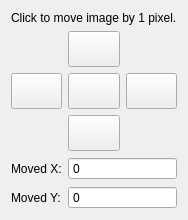
<?xml version="1.0" encoding="UTF-8"?>
<ui version="4.0">
 <class>Dialog</class>
 <widget class="QDialog" name="Dialog">
  <property name="geometry">
   <rect>
    <x>0</x>
    <y>0</y>
    <width>170</width>
    <height>220</height>
   </rect>
  </property>
  <property name="windowTitle">
   <string>Move image</string>
  </property>
  <layout class="QGridLayout" name="gridLayout">
   <item row="1" column="1">
    <widget class="IconToolButton" name="tb_up">
     <property name="sizePolicy">
      <sizepolicy hsizetype="MinimumExpanding" vsizetype="MinimumExpanding">
       <horstretch>0</horstretch>
       <verstretch>0</verstretch>
      </sizepolicy>
     </property>
     <property name="toolTip">
      <string>Up</string>
     </property>
     <property name="text">
      <string/>
     </property>
     <property name="autoRepeat">
      <bool>true</bool>
     </property>
    </widget>
   </item>
   <item row="2" column="0">
    <widget class="IconToolButton" name="tb_left">
     <property name="sizePolicy">
      <sizepolicy hsizetype="MinimumExpanding" vsizetype="MinimumExpanding">
       <horstretch>0</horstretch>
       <verstretch>0</verstretch>
      </sizepolicy>
     </property>
     <property name="toolTip">
      <string>Left</string>
     </property>
     <property name="text">
      <string/>
     </property>
     <property name="autoRepeat">
      <bool>true</bool>
     </property>
    </widget>
   </item>
   <item row="3" column="1">
    <widget class="IconToolButton" name="tb_down">
     <property name="sizePolicy">
      <sizepolicy hsizetype="MinimumExpanding" vsizetype="MinimumExpanding">
       <horstretch>0</horstretch>
       <verstretch>0</verstretch>
      </sizepolicy>
     </property>
     <property name="toolTip">
      <string>Down</string>
     </property>
     <property name="text">
      <string/>
     </property>
     <property name="autoRepeat">
      <bool>true</bool>
     </property>
    </widget>
   </item>
   <item row="2" column="1">
    <widget class="IconToolButton" name="tb_reset">
     <property name="sizePolicy">
      <sizepolicy hsizetype="MinimumExpanding" vsizetype="MinimumExpanding">
       <horstretch>0</horstretch>
       <verstretch>0</verstretch>
      </sizepolicy>
     </property>
     <property name="toolTip">
      <string>Reset</string>
     </property>
     <property name="text">
      <string/>
     </property>
     <property name="autoRepeat">
      <bool>true</bool>
     </property>
    </widget>
   </item>
   <item row="2" column="2">
    <widget class="IconToolButton" name="tb_right">
     <property name="sizePolicy">
      <sizepolicy hsizetype="MinimumExpanding" vsizetype="MinimumExpanding">
       <horstretch>0</horstretch>
       <verstretch>0</verstretch>
      </sizepolicy>
     </property>
     <property name="toolTip">
      <string>Right</string>
     </property>
     <property name="text">
      <string/>
     </property>
     <property name="autoRepeat">
      <bool>true</bool>
     </property>
    </widget>
   </item>
   <item row="0" column="0" colspan="3">
    <widget class="QLabel" name="label">
     <property name="text">
      <string>Click to move image by 1 pixel.</string>
     </property>
    </widget>
   </item>
   <item row="4" column="0">
    <widget class="QLabel" name="label_2">
     <property name="text">
      <string>Moved X:</string>
     </property>
    </widget>
   </item>
   <item row="5" column="0">
    <widget class="QLabel" name="label_4">
     <property name="text">
      <string>Moved Y:</string>
     </property>
    </widget>
   </item>
   <item row="4" column="1" colspan="2">
    <widget class="QSpinBox" name="sb_x">
     <property name="readOnly">
      <bool>true</bool>
     </property>
     <property name="buttonSymbols">
      <enum>QAbstractSpinBox::NoButtons</enum>
     </property>
     <property name="minimum">
      <number>-100000</number>
     </property>
     <property name="maximum">
      <number>100000</number>
     </property>
    </widget>
   </item>
   <item row="5" column="1" colspan="2">
    <widget class="QSpinBox" name="sb_y">
     <property name="readOnly">
      <bool>true</bool>
     </property>
     <property name="buttonSymbols">
      <enum>QAbstractSpinBox::NoButtons</enum>
     </property>
     <property name="minimum">
      <number>-100000</number>
     </property>
     <property name="maximum">
      <number>100000</number>
     </property>
    </widget>
   </item>
  </layout>
 </widget>
 <customwidgets>
  <customwidget>
   <class>IconToolButton</class>
   <extends>QToolButton</extends>
   <header>./ui_element_classes/IconToolButton</header>
  </customwidget>
 </customwidgets>
 <resources/>
 <connections/>
</ui>
